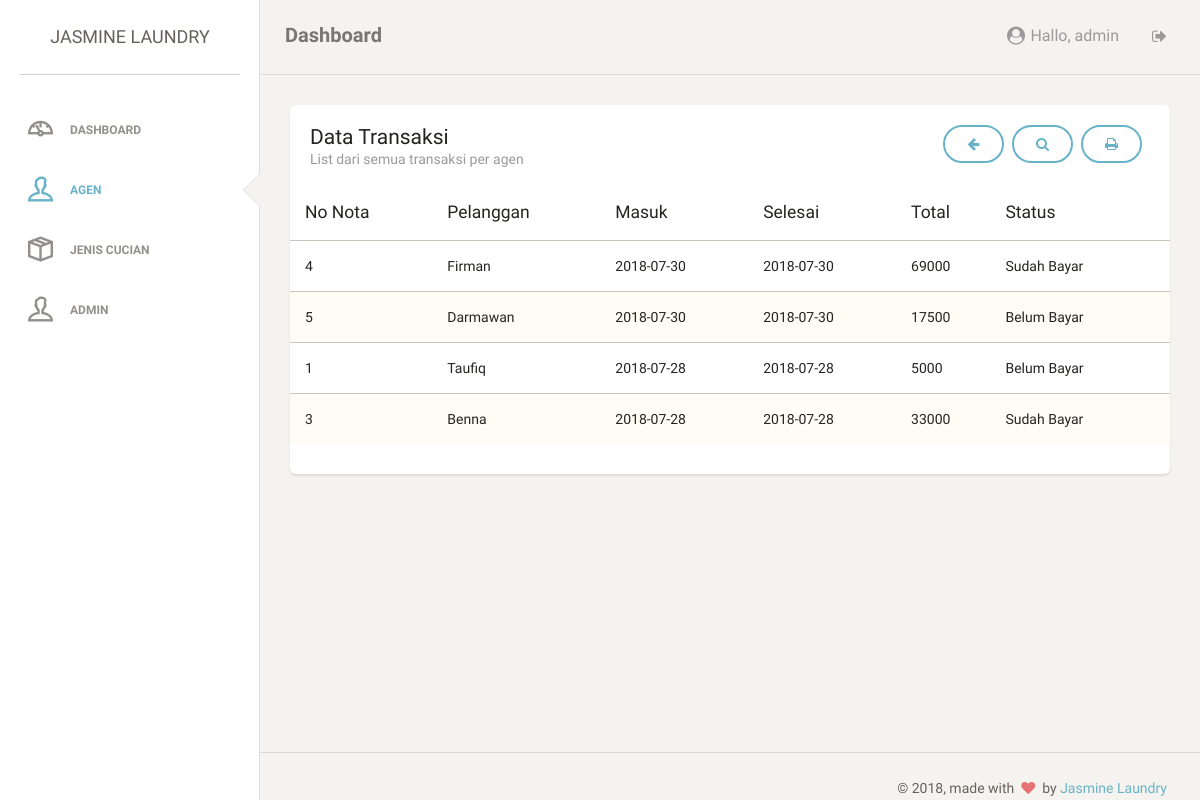
The page /admin/agen_transaksi.php?id=2 (signed in) on the database its author committed.
### tables this page shows
CREATE TABLE `transaksi` (
  `nota_id` int(11) NOT NULL,
  `nota_tgl_masuk` date NOT NULL,
  `nota_tgl_selesai` date NOT NULL,
  `nota_status` enum('Sudah Bayar','Belum Bayar') NOT NULL DEFAULT 'Belum Bayar',
  `nota_deleted` enum('true','false') NOT NULL DEFAULT 'false',
  `pelanggan_id` int(11) NOT NULL
);

CREATE TABLE `pelanggan` (
  `pelanggan_id` int(11) NOT NULL,
  `pelanggan_nama` varchar(31) NOT NULL,
  `pelanggan_alamat` varchar(101) NOT NULL,
  `pelanggan_notelp` varchar(13) NOT NULL,
  `pelanggan_deleted` enum('true','false') DEFAULT 'false',
  `agen_id` int(11) NOT NULL
);

### admin/agen_transaksi.php (the view, shortened to what this page needs)
<?php
	require "../php/connection.php";
    if(isset($_GET['id'])) {
        $id = $_GET['id'];
    }
?>
    <!doctype html>
    <html lang="en">
    <head>
        <link href="../css/bootstrap.min.css" rel="stylesheet" />
        <link href="../css/style.css" rel="stylesheet" />
        <link href="../font-awesome/css/font-awesome.min.css" rel="stylesheet">
        <link href="../css/themify-icons.css" rel="stylesheet">
    </head>
    <body>
        <div class="wrapper">
            <div class="sidebar" data-background-color="white" data-active-color="info">
                <div class="sidebar-wrapper">
                    <div class="logo">
                        <a href="#" class="simple-text">
                        Jasmine Laundry
                    </a>
                    </div>
                    <ul class="nav">
                        <li>
                            <a href="dashboard.php">
                                <i class="ti-dashboard"></i>
                                <p>Dashboard</p>
                            </a>
                        </li>
                        <li class="active">
                            <a href="agen.php">
                                <i class="ti-user"></i>
                                <p>Agen</p>
                            </a>
                        </li>
                        <li>
                            <a href="jeniscucian.php">
                                <i class="ti-package"></i>
                                <p>Jenis Cucian</p>
                            </a>
                        </li>
                        <li>
                            <a href="admin.php">
                                <i class="ti-user"></i>
                                <p>Admin</p>
                            </a>
                        </li>
                    </ul>
                </div>
            </div>
            <div class="main-panel">
                <nav class="navbar navbar-default">
                    <div class="container-fluid">
                        <div class="navbar-header">
                            <a class="navbar-brand" href="#">Dashboard</a>
                        </div>
                        <div class="collapse navbar-collapse">
                            <ul class="nav navbar-nav navbar-right">
                                <li>
                                    <a href="profil_edit.php">
                                        <p>
                                            <i class="fa fa-user-circle" style="font-size: 18px;"></i> Hallo,
                                            <?php echo $_SESSION['admin_nama'];?>
                                        </p>
                                    </a>
                                </li>
                                <li>
                                    <a href="../php/logout.php">
                                        <i class="fa fa-sign-out"></i>
                                    </a>
                                </li>
                            </ul>
                        </div>
                    </div>
                </nav>
                <div class="content">
                    <div class="container-fluid">
                        <div class="row">
                            <div class="col-md-12">
                                <div class="card">
                                    <div class="header">
                                       <a href="php/transaksi_cetak_agen.php?id=<?php echo $_GET['id'];?>" target="_blank" class="btn btn-info pull-right" style="margin-right: 8px;"><i class="fa fa-print"></i></a>
                                        <a href="#" data-toggle="modal" data-target="#search" class="btn btn-info pull-right" style="margin-right: 8px;"><i class="fa fa-search"></i></a>
                                        <a href="agen.php" class="btn btn-info pull-right" style="margin-right: 8px;"  ><i class="fa fa-arrow-left"></i></a>
                                        <h4 class="title">Data Transaksi</h4>
                                        <p class="category">List dari semua transaksi per agen</p>
                                    </div>
                                    <div class="content table-responsive table-full-width">
                                        <table class="table table-striped">
                                            <thead>
                                                <th>No Nota</th>
                                                <th>Pelanggan</th>
                                                <th>Masuk</th>
                                                <th>Selesai</th>
                                                <th>Total</th>
                                                <th>Status</th>
                                            </thead>
                                            <tbody>
                                                <?php
                                                    if(isset($_GET['no_nota'])){
                                                        $strQuery = "SELECT n.nota_id, p.pelanggan_nama, n.nota_tgl_masuk, n.nota_tgl_selesai, n.nota_status
                                                        FROM transaksi n
                                                        INNER JOIN pelanggan p ON n.pelanggan_id = p.pelanggan_id
                                                        INNER JOIN agen a ON p.agen_id = a.agen_id
                                                        WHERE p.agen_id = $id AND n.nota_id = $_GET[no_nota] AND n.nota_deleted = 'false'
                                                        ORDER BY n.nota_tgl_masuk DESC";
                                                    }else {
                                                        $strQuery = "SELECT n.nota_id, p.pelanggan_nama, n.nota_tgl_masuk, n.nota_tgl_selesai, n.nota_status
                                                        FROM transaksi n
                                                        INNER JOIN pelanggan p ON n.pelanggan_id = p.pelanggan_id
                                                        INNER JOIN agen a ON p.agen_id = a.agen_id
                                                        WHERE p.agen_id = $id AND n.nota_deleted = 'false'
                                                        ORDER BY n.nota_tgl_masuk DESC";
                                                    }
                                                    $query = mysqli_query($connection, $strQuery);
                                                    while($result = mysqli_fetch_assoc($query)){
                                                        echo "<tr>";
                                                       echo "<td>$result[nota_id]</td>";
                                                        echo "<td>$result[pelanggan_nama]</td>";
                                                        echo "<td>$result[nota_tgl_masuk]</td>";
                                                        echo "<td>$result[nota_tgl_selesai]</td>";
                                                        $strSubQuery = "SELECT njc.nota_jeniscucian_id, jc.jeniscucian_nama, njc.nota_jeniscucian_jumlah, njc.nota_jeniscucian_subtotal
                                                        FROM nota_jeniscucian njc
                                                        INNER JOIN jeniscucian jc ON njc.jeniscucian_id = jc.jeniscucian_id
                                                        INNER JOIN transaksi n ON njc.nota_id = n.nota_id
                                                        WHERE njc.nota_id = $result[nota_id] AND n.nota_deleted = 'false'";
                                                        $subQuery = mysqli_query($connection, $strSubQuery);
                                                        $total = 0;
                                                        while($subResult = mysqli_fetch_assoc($subQuery)){
                                                            $total += $subResult['nota_jeniscucian_subtotal'];
                                                        }
                                                        echo "<td>$total</td>";
                                                        echo "<td>$result[nota_status]</td>";
                                                        echo "</tr>";
                                                ?>
                                                <?php
                                                    }
                                                ?>
                                            </tbody>
                                        </table>
                                    </div>
                                </div>
                            </div>
                        </div>
                    </div>
                </div>
                <footer class="footer">
                    <div class="container-fluid">
                        <div class="copyright pull-right">
                            &copy;
                            , made with <i class="fa fa-heart heart"></i> by <a href="#">Jasmine Laundry</a>
                        </div>
                    </div>
                </footer>
            </div>
        </div>
    </body>
    </html>

### rows shown on the page
transaksi: nota_id "4", pelanggan.pelanggan_nama "Firman", nota_tgl_masuk "2018-07-30", nota_tgl_selesai "2018-07-30", total "69000", nota_status "Sudah Bayar"
transaksi: nota_id "5", pelanggan.pelanggan_nama "Darmawan", nota_tgl_masuk "2018-07-30", nota_tgl_selesai "2018-07-30", total "17500", nota_status "Belum Bayar"
transaksi: nota_id "1", pelanggan.pelanggan_nama "Taufiq", nota_tgl_masuk "2018-07-28", nota_tgl_selesai "2018-07-28", total "5000", nota_status "Belum Bayar"
transaksi: nota_id "3", pelanggan.pelanggan_nama "Benna", nota_tgl_masuk "2018-07-28", nota_tgl_selesai "2018-07-28", total "33000", nota_status "Sudah Bayar"

### other values the page prints
$_SESSION['admin_nama'] "admin"
